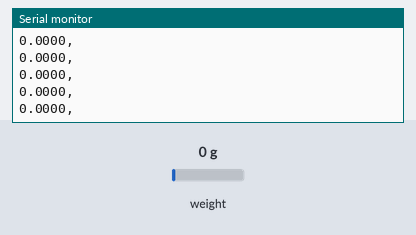
Recording of a sketch running on a simulated Arduino Uno, built with avr-gcc and run on an emulated ATmega328P. Parts: the last lines printed to the serial monitor. Inputs (shaded band) come from the test bench; at power-on: weight on the scale 0 g.

Above: at 2.2 s.
2.3 s: weight on the scale set to 100 g
At 2.42 s:
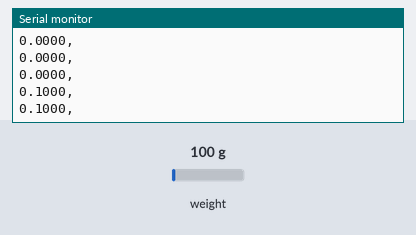
3.8 s: weight on the scale set to 1250 g
At 3.83 s:
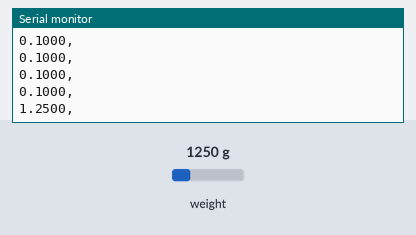
Timing chart, 0 to 6.8 s (numbered marks = the images above; inputs shaded):
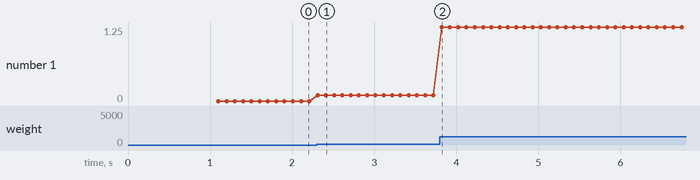

The sketch:

loadCellTest.ino
```cpp
#include "HX711.h" //This library can be obtained here http://librarymanager/All#Avia_HX711

#define LOADCELL_1_DOUT_PIN  3
#define LOADCELL_1_SCK_PIN  2
#define LOADCELL_2_DOUT_PIN 5
#define LOADCELL_2_SCK_PIN  4
#define CURRENTMETER A0
HX711 scale_1;
HX711 scale_2;

float calibration_factor_1 = -(112500.000000000000000);
float calibration_factor_2 = -(4380000/2);

float current = 0.0;
int sensorvalue = 0;

void setup() {

  Serial.begin(9600);


  scale_1.begin(LOADCELL_1_DOUT_PIN, LOADCELL_1_SCK_PIN);
  scale_1.set_scale();
  scale_1.tare();
//
//  scale_2.begin(LOADCELL_2_DOUT_PIN, LOADCELL_2_SCK_PIN);
//  scale_2.set_scale();
//  scale_2.tare();

//  pinMode(CURRENTMETER, INPUT);


}

void loop() {
  scale_1.set_scale(calibration_factor_1); //Adjust to this calibration factor
//  scale_2.set_scale(calibration_factor_2); //Adjust to this calibration factor


  Serial.print(scale_1.get_units(), 4);

  Serial.print(",");

//  Serial.print(scale_2.get_units(), 4);
//
//  Serial.print(",");

//  sensorvalue = analogRead(CURRENTMETER);
//  float voltage = sensorvalue*(5.0/1023.0);
//  current = (voltage - 2.5)/0.0625;
//  Serial.print(current);

  Serial.println();
}
```

Measured:
- after the input at 2.3 s, the serial monitor: prints a new line at once (image 1)
- after the input at 3.8 s, the serial monitor: prints a new line at once (image 2)
- plotted number 1: 0 → 0.1 after the input at 2.3 s, 0.1 → 1.25 after the input at 3.8 s
